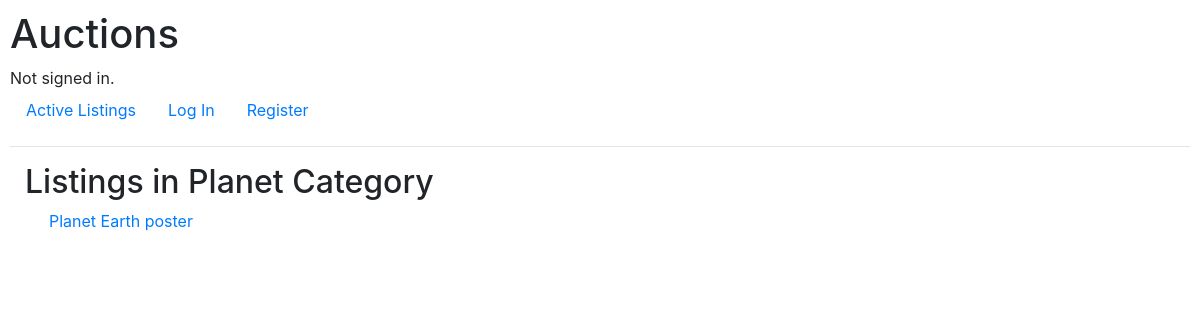
The page /listingsByCategory/Planet on the database as committed earlier.
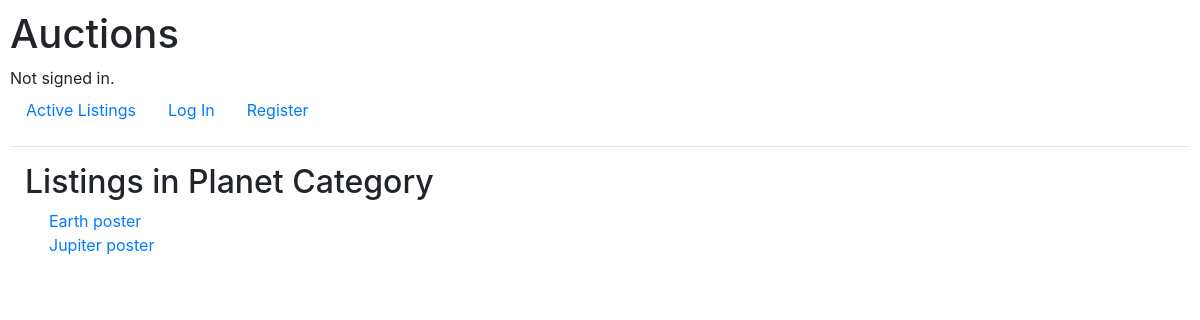
The same page on the database as committed later.
### auctions/models.py (models this page shows, shortened)
class Category(models.Model):
    category_name = models.CharField(max_length=64)

class Listing(models.Model):
    title = models.CharField(max_length=64)
    description = models.CharField(max_length=400)
    starting_bid = models.ForeignKey(Bid, on_delete=models.CASCADE, blank=True, related_name="startingBid", default=0)
    image_url = models.CharField(max_length=1000)
    owner = models.ForeignKey(User, on_delete=models.CASCADE, blank=True, related_name="user")
    category = models.ForeignKey(Category, on_delete=models.CASCADE, blank=True, related_name="category")
    is_active = models.BooleanField(default=True)
    watchlist = models.ManyToManyField(User, blank=True, related_name="watchlistListing")
    bid_counter = models.IntegerField(default = 0)

### auctions/views.py (the view)
# urls.py: path("listingsByCategory/<str:category>", views.listingsByCategory, name="listingsByCategory"),
def listingsByCategory(request, category):
    cat = Category.objects.get(category_name = category)
    listingsByCategory = Listing.objects.filter(category = cat)
    return render(request, 'auctions/listingsByCategory.html', {
        "category": category,
        "listingsByCategory": listingsByCategory
    })

### auctions/templates/auctions/listingsByCategory.html
{% extends 'auctions/layout.html' %} {% block body %}
<div class="container-fluid">
  <h2>Listings in {{ category }} Category</h2>
  <ul class="list-unstyled ml-4">
    {% if not listingsByCategory %}
    <p>No listings in this Category</p>
    {% else %} {% for listing in listingsByCategory %}
    <li>
      <a href="{% url 'listing' listing.id %}"> {{ listing.title}}</a>
    </li>
    {% endfor %}
  </ul>
  {% endif %}
</div>
{% endblock %}

### auctions/templates/auctions/layout.html (shortened to what this page needs)
{% load static %}
<!DOCTYPE html>
<html lang="en">
  <head>
    <link
      rel="stylesheet"
      href="https://stackpath.bootstrapcdn.com/bootstrap/4.4.1/css/bootstrap.min.css"
    />
    <link href="{% static 'auctions/styles.css' %}" rel="stylesheet" />
  </head>
  <body>
    <h1>Auctions</h1>
    <div>
      {% if user.is_authenticated %} Signed in as
      <strong>{{ user.username }}</strong>. {% else %} Not signed in. {% endif%}
    </div>
    <ul class="nav">
      <li class="nav-item">
        <a class="nav-link" href="{% url 'index' %}">Active Listings</a>
      </li>
      {% if user.is_authenticated %}
      <li class="nav-item">
        <a class="nav-link" href="{% url 'category' %}">Categories</a>
      </li>
      <li class="nav-item">
        <a class="nav-link" href="{% url 'watchlist' %}">Watchlist</a>
      </li>
      <li class="nav-item">
        <a class="nav-link" href="{% url 'new_listing' %}">Create Listing</a>
      </li>
      <li class="nav-item">
        <a class="nav-link" href="{% url 'logout' %}">Log Out</a>
      </li>
      {% else %}
      <li class="nav-item">
        <a class="nav-link" href="{% url 'login' %}">Log In</a>
      </li>
      <li class="nav-item">
        <a class="nav-link" href="{% url 'register' %}">Register</a>
      </li>
      {% endif %}
    </ul>
    <hr />
    {% block body %} {% endblock %}
  </body>
</html>

### auctions/static/auctions/styles.css (style rules this page uses)
body { padding: 10px; }

Rows that differ between the two databases and show on the page:
removed Listing: title "Planet Earth poster"
added Listing: title "Earth poster"
added Listing: title "Jupiter poster"
